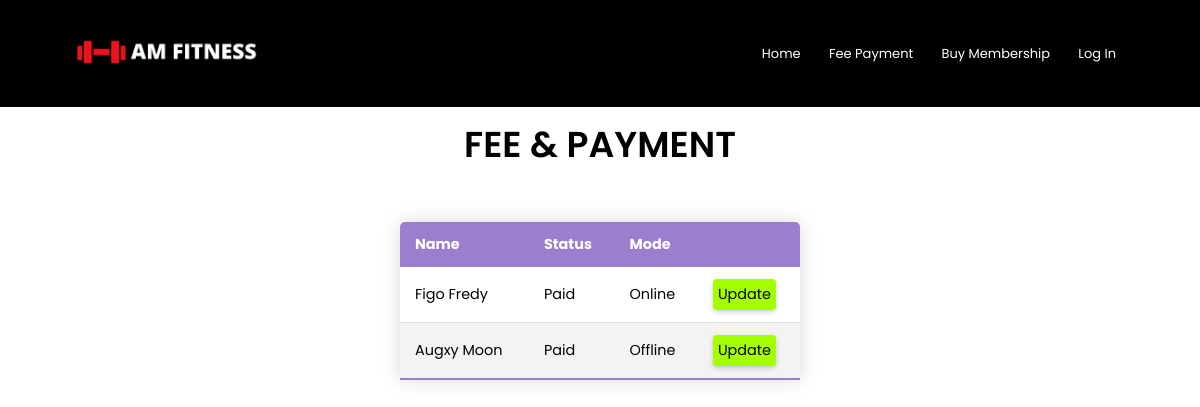
Screenshot of /AdminPage/fees with the database file from the repository.
### gym/models.py (models this page shows, shortened)
class fee(models.Model):
	member = models.ForeignKey(gym,on_delete=CASCADE,default=1,verbose_name='Member Name')
	paid_status = models.BooleanField(default=False,verbose_name='Status')
	pay_mode = models.CharField(max_length=10,default='Online',verbose_name='Payment Mode')
	trans_id = models.CharField(primary_key=True,max_length=100)

class gym(models.Model):
	full_name = models.CharField(max_length=30,null=False)
	gender = models.CharField(max_length=6,default='Male',null=True)
	age = models.IntegerField(default=18)
	cell_no = models.IntegerField(unique=True,null=False)
	born_date = models.DateField(null=False,default=None,blank=True)
	email = models.EmailField(unique=True)
	plan = models.CharField(max_length=10,default='Silver',null=False)
	date_joined = models.DateTimeField(default=timezone.now)
	trans = models.IntegerField(default=1,verbose_name="Transaction Number")
	def __str__(self):
		return self.full_name

### manage/views.py (the view)
# urls.py: path('AdminPage/fees',manage_views.fees,name='fee'),
def fees(request):
	f = fee.objects.all()
	d = {'f':f}
	return render(request,'manage/fees.html',d)

### manage/templates/manage/fees.html (shortened to what this page needs)
{% extends 'manage/admin.html' %}
{% block page%}
<section class="data-table">
    <h3>Fee & Payment</h3>
    </div>
    <table class="content-table">
        <thead>
            <tr>
                <th>Name</th>
                <th>Status</th>
                <th>Mode</th>
                <th>     </th>
            </tr>
        </thead>
        <tbody>
            {% for i in f %}
            <tr>
                <td>{{i.member}}</td>
                {% if i.paid_status == True %}
                    <td>Paid</td>
                {% else %}
                    <td>Pending</td>
                {% endif %}
                    <td>{{i.pay_mode}}</td>
                <td><a class="table-btn" href="{% url 'updatefee' i.id %}" style="background-color: #A4FF00;">Update</a></td>
            </tr>
            {% endfor %}
        </tbody>
    </table>
{% endblock %}

### SampleProject/static/css/style3.css (style rules this page uses)
* { font-family: 'Poppins', sans-serif; margin: 0; padding: 0; box-sizing:border-box; }
.data-table h3 { text-align: center; font-size: 36px; font-weight: 600; padding-top: 10px; text-transform: uppercase; }
.content-table { border-collapse: collapse; margin: 50px 50px; margin-left: auto; margin-right: auto; font-size: 0.9em; min-width: 400px; border-radius: 5px 5px 0 0; overflow: hidden; box-shadow: 0 0 20px rgba(0,0,0,0.15); }
.content-table thead tr { background-color: #9c7ece; color:#fff; text-align:left; font-weight: bold; }
.content-table th, .content-table td { padding: 12px 15px; }
.content-table tbody tr { border-bottom: 1px solid #ddd; }
.content-table tbody tr:nth-of-type(even) { background-color: #f3f3f3; }
.content-table tbody tr:last-of-type { border-bottom: 2px solid #9c7ece; }
.table-btn { display: inline-block; padding: 5px; background: #ff6666; border-radius: 4px; text-decoration: none; color: #000; box-shadow: 0 2px 5px rgba(0,0,0,0.2); }

### rows the page displays
fee: member "Figo Fredy", paid_status "Paid", pay_mode "Online", member "Augxy Moon", pay_mode "Offline"
